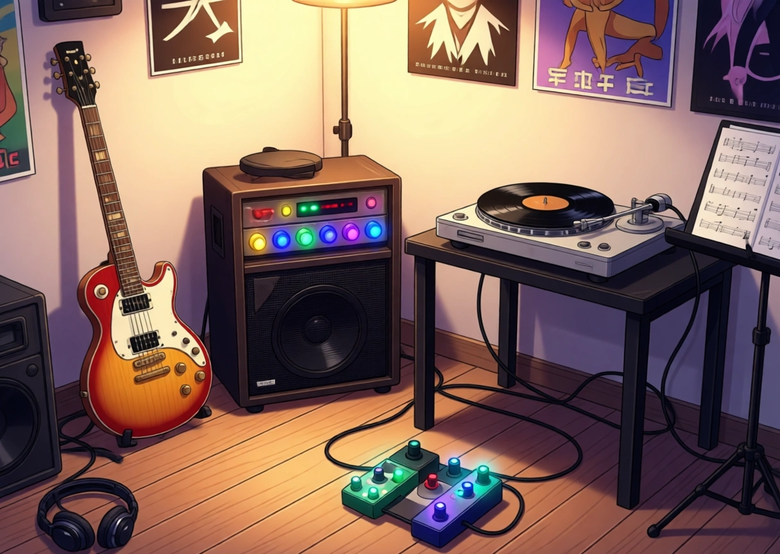
#> input picture src/SpotDiff/img/levels/algram/base.png, 780 x 554 px
$ python clean_diffs.py
#> lines starting #> are read from the running program, lines starting #| are printed output that depends on the picture; after the words box and inside, x2 and y2 are one past the last pixel; in counts of white or black regions, pixels touching at a corner belong together
#!/usr/bin/env python3
"""
Post-process diff images: keep only the top N largest visible differences,
replace everything else with base image pixels. Eliminates subtle AI noise.

Usage:
  ~/miniconda3/bin/python3 clean_diffs.py                # clean all levels
  ~/miniconda3/bin/python3 clean_diffs.py --only algram   # clean one level
"""
import argparse
import os
import numpy as np
from PIL import Image, ImageFilter
from scipy import ndimage

SCRIPT_DIR = os.path.dirname(os.path.abspath(__file__))
IMG_DIR = os.path.join(SCRIPT_DIR, "src", "SpotDiff", "img", "levels")

# How many differences to keep per level
DIFF_COUNTS = {
    "algram": 3,
    "jenny": 3,
    "jmf": 3,
    "ghostpixel": 3,
    "isaya": 3,
    "isabel": 3,
}

THRESHOLD = 35       # pixel difference threshold
MIN_REGION_SIZE = 200  # minimum pixels to count as a region
MAX_REGION_SIZE = 200000  # skip regions larger than this (composition change, not detail)
EXPAND_PX = 15        # expand each kept region by this many pixels (feathered edge)


def clean_diff(level_id):
#> called with level_id = 'algram'
    n_keep = DIFF_COUNTS.get(level_id, 3)
    base_path = os.path.join(IMG_DIR, level_id, "base.png")
    diff_path = os.path.join(IMG_DIR, level_id, "diff.png")

    if not os.path.exists(base_path) or not os.path.exists(diff_path):
        print(f"  ⚠ Skipping {level_id}: missing base or diff")
        return

    base = Image.open(base_path).convert("RGB")
#> base is the input picture: PIL image 780x554 RGB; mean R, G, B 131.2, 103.3, 94.1
    diff = Image.open(diff_path).convert("RGB")
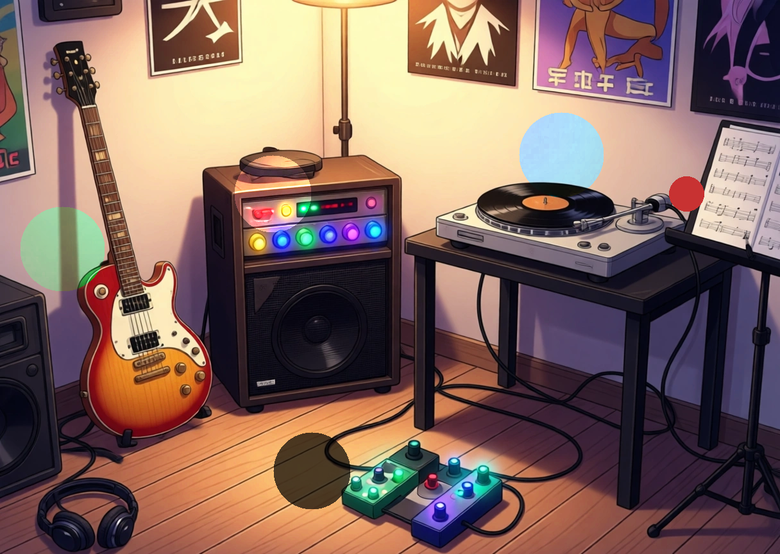
#> input picture src/SpotDiff/img/levels/algram/diff.png, 780 x 554 px
#> diff is the input picture: PIL image 780x554 RGB; mean R, G, B 128.8, 102.3, 94.8
    if diff.size != base.size:
        diff = diff.resize(base.size, Image.LANCZOS)

    w, h = base.size
#> w = 780; h = 554
    ba = np.array(base, dtype=float)
    da = np.array(diff, dtype=float)

    # Find pixel differences
    delta = np.sqrt(np.sum((ba - da) ** 2, axis=2))
    mask = delta > THRESHOLD
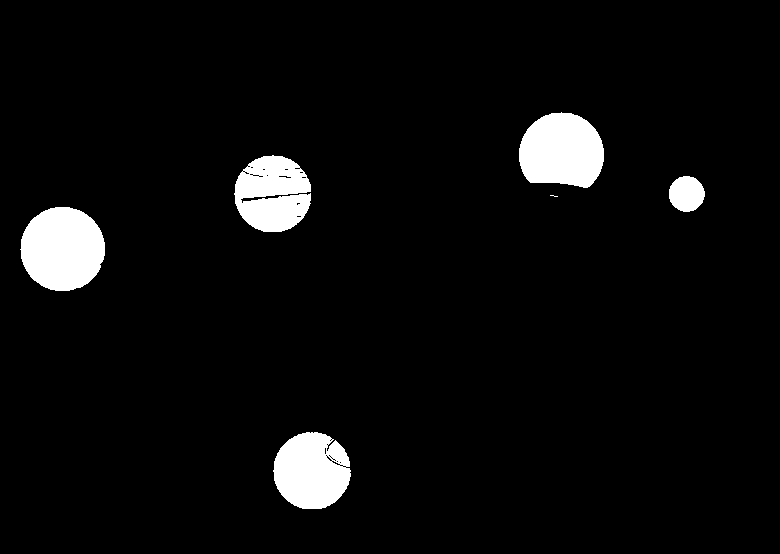
#> mask: shape (554, 780) bool; 4.8% white; 6 white regions (1 under 20 px), largest, box (x1, y1, x2, y2) and area: (20, 207, 105, 291) 5605, (519, 112, 604, 188) 5125, (273, 432, 351, 509) 4635, (234, 155, 311, 232) 4460, (669, 176, 705, 212) 1007

    # Label connected regions
    labeled, num_features = ndimage.label(mask)
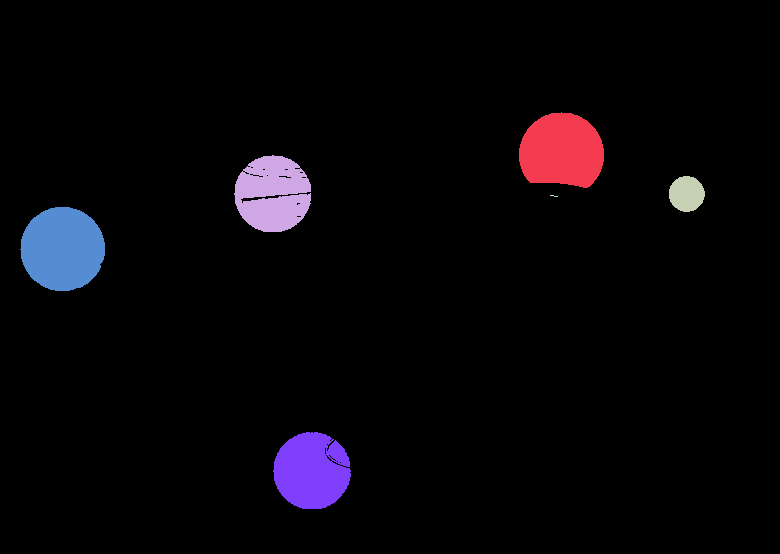
#> labeled: shape (554, 780) int32; 8 distinct labels, from 0 to 7; one colour per label, 0 black
#> num_features = 7
    regions = []
    oversized = 0
    for i in range(1, num_features + 1):
        region_mask = labeled == i
        size = np.sum(region_mask)
        if size < MIN_REGION_SIZE:
            continue
        if size > MAX_REGION_SIZE:
            oversized += 1
            continue  # skip composition-level changes
        ys, xs = np.where(region_mask)
        cy = np.mean(ys) / h
        cx = np.mean(xs) / w
        regions.append((size, i, cx, cy))
#> this loop made 7 passes
#> (size, cy, cx) on passes 1, 2, 3, 6, 7: (5125, 0.272, 0.72), (4460, 0.35, 0.349), (1007, 0.349, 0.88), (5605, 0.449, 0.0797), (4635, 0.85, 0.399)
#> size on passes 4 to 5: 4, 4
#> pass 1, in clean_diff, `region_mask = labeled == i`:
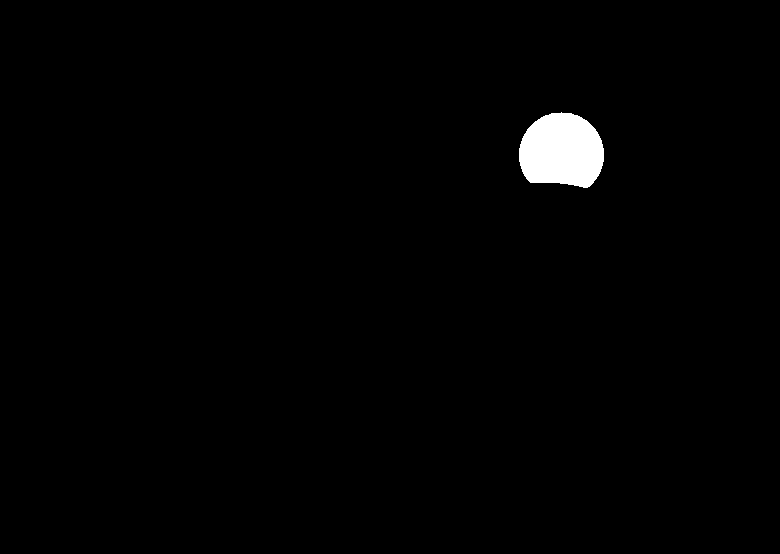
#> region_mask: shape (554, 780) bool; 1.2% white; 1 white region, box (x1, y1, x2, y2) and area: (519, 112, 604, 188) 5125
#> after the loop:
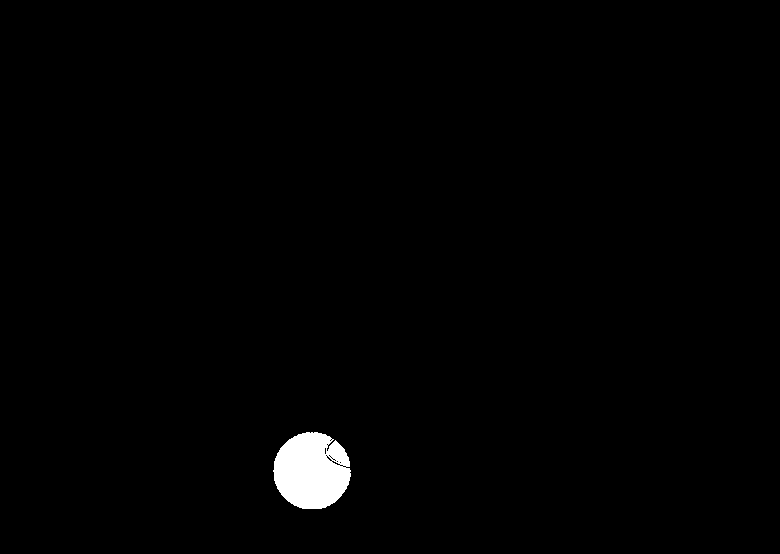
#> region_mask: shape (554, 780) bool; 1.1% white; 1 white region, box (x1, y1, x2, y2) and area: (273, 432, 351, 509) 4635
#> after the loop, oversized = 0; regions = [(5125, 1, 0.72, 0.272), (4460, 2, 0.349, 0.35), (1007, 3, 0.88, 0.349), (5605, 6, 0.0797, 0.449), (4635, 7, 0.399, 0.85)]

    regions.sort(reverse=True)
    kept = regions[:n_keep]
#> kept = [(5605, 6, 0.0797, 0.449), (5125, 1, 0.72, 0.272), (4635, 7, 0.399, 0.85)]

    if oversized:
        print(f"  ⚠ Skipped {oversized} oversized regions (>{MAX_REGION_SIZE}px)")
    print(f"  {level_id}: {len(regions)} usable regions found, keeping top {len(kept)}:")
#|   algram: 5 usable regions found, keeping top 3:
    for sz, idx, cx, cy in kept:
        print(f"    size={sz:6d}  cx={cx:.3f}  cy={cy:.3f}")
#> this loop made 3 passes
#|     size=  5605  cx=0.080  cy=0.449
#|     size=  5125  cx=0.720  cy=0.272
#|     size=  4635  cx=0.399  cy=0.850

    # Build a mask of pixels to keep from diff image
    keep_mask = np.zeros((h, w), dtype=bool)
    for _, idx, _, _ in kept:
        keep_mask |= (labeled == idx)
#> this loop made 3 passes
#> idx on passes 1 to 3: 6, 1, 7
#> pass 2, in clean_diff, `keep_mask |= (labeled == idx)`:
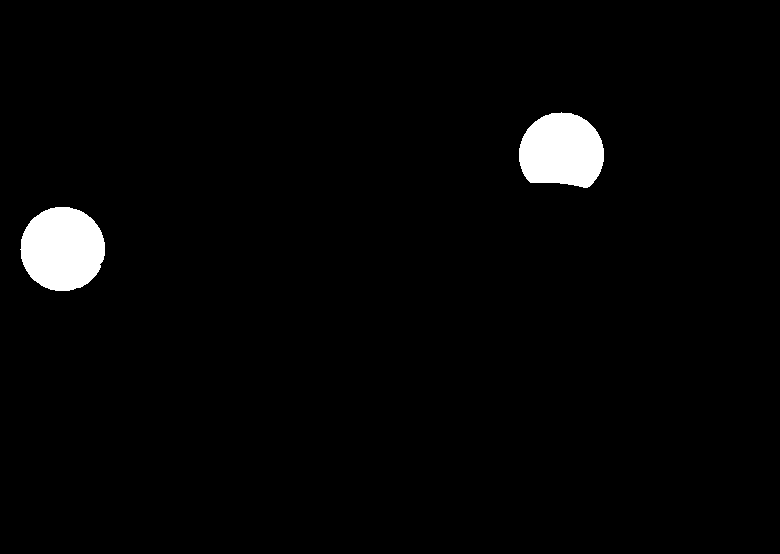
#> keep_mask: shape (554, 780) bool; 2.5% white; 2 white regions, box (x1, y1, x2, y2) and area: (20, 207, 105, 291) 5605, (519, 112, 604, 188) 5125

    # Expand the kept regions with dilation for smooth edges
    struct = ndimage.generate_binary_structure(2, 2)
    keep_mask = ndimage.binary_dilation(keep_mask, structure=struct, iterations=EXPAND_PX)
#> keep_mask: shape (554, 780) bool; 7.6% white; 3 white regions, box (x1, y1, x2, y2) and area: (5, 192, 120, 306) 11576, (504, 97, 619, 203) 10855, (258, 417, 366, 524) 10255

    # Create gaussian feathered edge
    keep_float = keep_mask.astype(float)
    # Apply slight blur for soft transition
    from PIL import ImageFilter as IF
    keep_pil = Image.fromarray((keep_float * 255).astype(np.uint8), mode='L')
    keep_pil = keep_pil.filter(IF.GaussianBlur(radius=5))
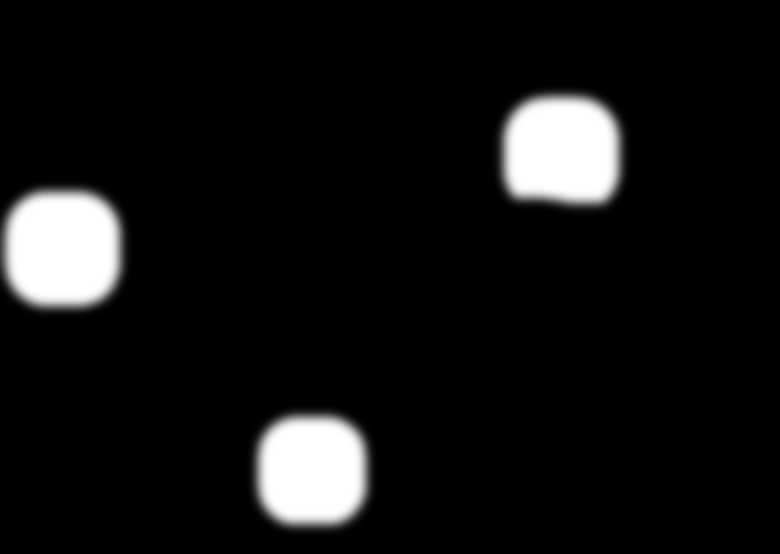
#> keep_pil: PIL image 780x554 L; min 0, max 255, mean 19.3
    keep_float = np.array(keep_pil, dtype=float) / 255.0

    # Blend: where keep_mask=1 use diff, where keep_mask=0 use base
    keep_3d = keep_float[:, :, np.newaxis]
    result = ba * (1 - keep_3d) + da * keep_3d
    result = np.clip(result, 0, 255).astype(np.uint8)

    # Save
    Image.fromarray(result).save(diff_path, "PNG")
    print(f"  ✓ Cleaned diff saved: {diff_path}")

    # Output coordinates for levels/index.ts
    print(f"\n  // {level_id} coordinates:")
    for i, (sz, _, cx, cy) in enumerate(kept):
        r = 0.14 if sz > 10000 else 0.12 if sz > 3000 else 0.10
        print(f"  //   cx={cx:.3f}  cy={cy:.3f}  r={r}  size={sz}")
#> this loop made 3 passes
#> (sz, cx, cy) on passes 1 to 3: (5605, 0.0797, 0.449), (5125, 0.72, 0.272), (4635, 0.399, 0.85)
#|   //   cx=0.080  cy=0.449  r=0.12  size=5605
#|   //   cx=0.720  cy=0.272  r=0.12  size=5125
#|   //   cx=0.399  cy=0.850  r=0.12  size=4635
    print()


def main():
    parser = argparse.ArgumentParser()
    parser.add_argument("--only", help="Only clean this level")
    args = parser.parse_args()

    levels = [args.only] if args.only else list(DIFF_COUNTS.keys())

    for lvl in levels:
        print(f"\n{'='*50}")
        print(f"Cleaning: {lvl}")
        print(f"{'='*50}")
        clean_diff(lvl)

    print("\nDone! All noise removed, only clear differences remain.")


if __name__ == "__main__":
    main()
